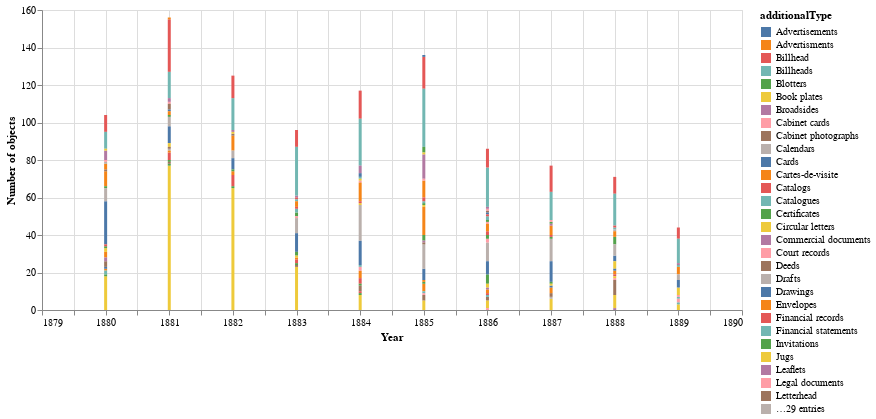

The code cell stored with this chart in its notebook:
### Code cell
# Create a stacked bar chart
alt.Chart(df_1880s).mark_bar(size=3).encode(
    
    # Year on the X axis
    x=alt.X('year:Q', axis=alt.Axis(format='c', title='Year')),
    
    # Number of objects on the Y axis
    y=alt.Y('count()', title='Number of objects'),
    
    # Color according to the type
    color='additionalType:N',
    
    # Details on hover
    tooltip=[alt.Tooltip('additionalType:N', title='Type'), alt.Tooltip('year:Q', title='Year'), alt.Tooltip('count():Q', title='Objects', format=',')]
).properties(width=700)

### Figure 1 — Vega-Lite specification as saved in the notebook (floating-point values rounded to 4 significant figures; data arrays with more than 128 entries replaced by an {"elided": "..."} marker saying what was removed)
{"config": {"view": {"continuousWidth": 400, "continuousHeight": 300}}, "data": {"name": "data-9e71aa908b070e96ae5d69767f9611a3"}, "mark": {"type": "bar", "size": 3}, "encoding": {"color": {"type": "nominal", "field": "additionalType"}, "tooltip": [{"type": "nominal", "field": "additionalType", "title": "Type"}, {"type": "quantitative", "field": "year", "title": "Year"}, {"type": "quantitative", "aggregate": "count", "format": ",", "title": "Objects"}], "x": {"type": "quantitative", "axis": {"format": "c", "title": "Year"}, "field": "year"}, "y": {"type": "quantitative", "aggregate": "count", "title": "Number of objects"}}, "width": 700, "$schema": "https://vega.github.io/schema/vega-lite/v4.8.1.json", "datasets": {"data-9e71aa908b070e96ae5d69767f9611a3": {"elided": "1012 records"}}}
